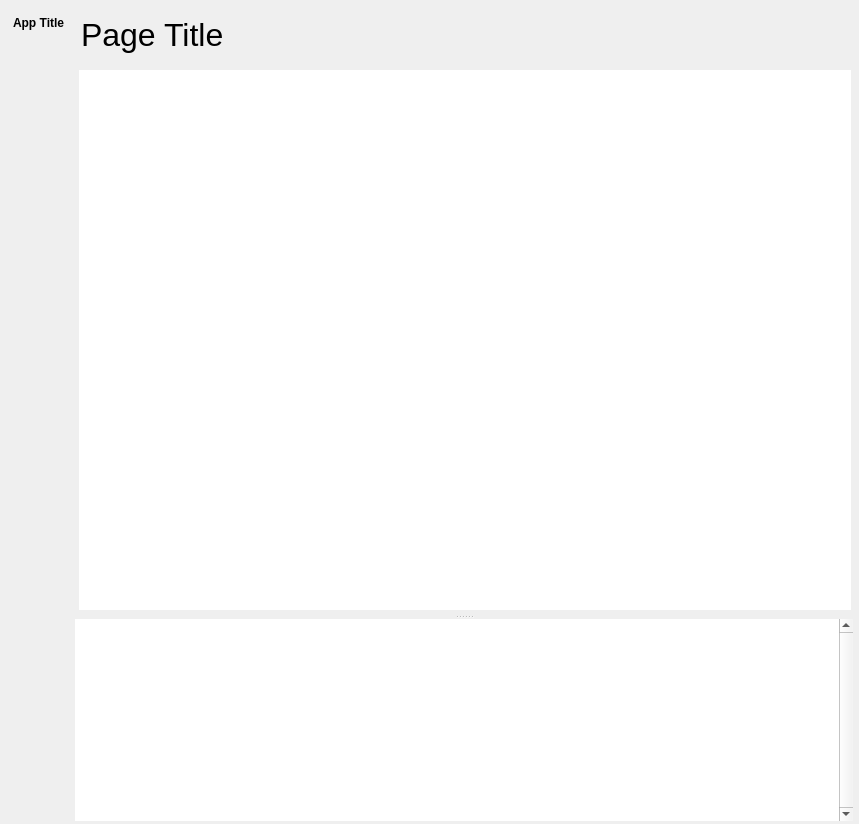
<?xml version="1.0" encoding="UTF-8"?>
<ui version="4.0">
 <class>MainWindow</class>
 <widget class="QMainWindow" name="MainWindow">
  <property name="geometry">
   <rect>
    <x>0</x>
    <y>0</y>
    <width>859</width>
    <height>824</height>
   </rect>
  </property>
  <property name="sizePolicy">
   <sizepolicy hsizetype="Preferred" vsizetype="Preferred">
    <horstretch>1</horstretch>
    <verstretch>1</verstretch>
   </sizepolicy>
  </property>
  <property name="minimumSize">
   <size>
    <width>400</width>
    <height>400</height>
   </size>
  </property>
  <property name="palette">
   <palette>
    <active>
     <colorrole role="Highlight">
      <brush brushstyle="SolidPattern">
       <color alpha="255">
        <red>160</red>
        <green>160</green>
        <blue>160</blue>
       </color>
      </brush>
     </colorrole>
    </active>
    <inactive>
     <colorrole role="Highlight">
      <brush brushstyle="SolidPattern">
       <color alpha="255">
        <red>160</red>
        <green>160</green>
        <blue>160</blue>
       </color>
      </brush>
     </colorrole>
    </inactive>
    <disabled>
     <colorrole role="Highlight">
      <brush brushstyle="SolidPattern">
       <color alpha="255">
        <red>0</red>
        <green>120</green>
        <blue>215</blue>
       </color>
      </brush>
     </colorrole>
    </disabled>
   </palette>
  </property>
  <property name="font">
   <font>
    <stylestrategy>PreferAntialias</stylestrategy>
   </font>
  </property>
  <property name="acceptDrops">
   <bool>true</bool>
  </property>
  <property name="windowTitle">
   <string>Conan App Launcher</string>
  </property>
  <property name="windowIcon">
   <iconset>
    <normaloff>:/icons/icon.ico</normaloff>:/icons/icon.ico</iconset>
  </property>
  <widget class="QWidget" name="central_widget">
   <property name="sizePolicy">
    <sizepolicy hsizetype="Expanding" vsizetype="Expanding">
     <horstretch>1</horstretch>
     <verstretch>1</verstretch>
    </sizepolicy>
   </property>
   <layout class="QVBoxLayout" name="central_widget_layout">
    <property name="spacing">
     <number>0</number>
    </property>
    <property name="leftMargin">
     <number>2</number>
    </property>
    <property name="topMargin">
     <number>0</number>
    </property>
    <property name="rightMargin">
     <number>1</number>
    </property>
    <property name="bottomMargin">
     <number>1</number>
    </property>
    <item>
     <widget class="QFrame" name="main_frame">
      <property name="frameShape">
       <enum>QFrame::NoFrame</enum>
      </property>
      <property name="frameShadow">
       <enum>QFrame::Raised</enum>
      </property>
      <property name="lineWidth">
       <number>0</number>
      </property>
      <layout class="QGridLayout" name="main_frame_layout" rowstretch="1,10" columnstretch="1,20">
       <property name="leftMargin">
        <number>0</number>
       </property>
       <property name="topMargin">
        <number>0</number>
       </property>
       <property name="rightMargin">
        <number>3</number>
       </property>
       <property name="bottomMargin">
        <number>1</number>
       </property>
       <property name="spacing">
        <number>0</number>
       </property>
       <item row="0" column="1">
        <widget class="QFrame" name="top_frame">
         <property name="minimumSize">
          <size>
           <width>0</width>
           <height>55</height>
          </size>
         </property>
         <property name="maximumSize">
          <size>
           <width>16777215</width>
           <height>70</height>
          </size>
         </property>
         <property name="lineWidth">
          <number>0</number>
         </property>
         <layout class="QHBoxLayout" name="top_frame_layout">
          <property name="spacing">
           <number>0</number>
          </property>
          <property name="leftMargin">
           <number>1</number>
          </property>
          <property name="topMargin">
           <number>0</number>
          </property>
          <property name="rightMargin">
           <number>0</number>
          </property>
          <property name="bottomMargin">
           <number>0</number>
          </property>
          <item>
           <widget class="QFrame" name="top_center_frame">
            <property name="minimumSize">
             <size>
              <width>55</width>
              <height>0</height>
             </size>
            </property>
            <property name="maximumSize">
             <size>
              <width>16777214</width>
              <height>100</height>
             </size>
            </property>
            <layout class="QHBoxLayout" name="top_center_frame_layout">
             <property name="leftMargin">
              <number>5</number>
             </property>
             <property name="topMargin">
              <number>1</number>
             </property>
             <property name="rightMargin">
              <number>0</number>
             </property>
             <property name="bottomMargin">
              <number>2</number>
             </property>
             <item>
              <widget class="QLabel" name="page_title">
               <property name="sizePolicy">
                <sizepolicy hsizetype="Minimum" vsizetype="MinimumExpanding">
                 <horstretch>0</horstretch>
                 <verstretch>0</verstretch>
                </sizepolicy>
               </property>
               <property name="font">
                <font>
                 <pointsize>24</pointsize>
                 <stylestrategy>PreferAntialias</stylestrategy>
                </font>
               </property>
               <property name="text">
                <string>Page Title</string>
               </property>
              </widget>
             </item>
             <item>
              <widget class="QFrame" name="top_center_right_frame">
               <property name="sizePolicy">
                <sizepolicy hsizetype="MinimumExpanding" vsizetype="Preferred">
                 <horstretch>0</horstretch>
                 <verstretch>0</verstretch>
                </sizepolicy>
               </property>
               <property name="minimumSize">
                <size>
                 <width>0</width>
                 <height>0</height>
                </size>
               </property>
               <layout class="QVBoxLayout" name="verticalLayout_10">
                <property name="spacing">
                 <number>0</number>
                </property>
                <property name="leftMargin">
                 <number>9</number>
                </property>
                <property name="topMargin">
                 <number>0</number>
                </property>
                <property name="rightMargin">
                 <number>3</number>
                </property>
                <property name="bottomMargin">
                 <number>0</number>
                </property>
                <item>
                 <widget class="QFrame" name="window_btns_frame">
                  <property name="minimumSize">
                   <size>
                    <width>0</width>
                    <height>60</height>
                   </size>
                  </property>
                  <property name="maximumSize">
                   <size>
                    <width>165</width>
                    <height>60</height>
                   </size>
                  </property>
                  <property name="layoutDirection">
                   <enum>Qt::RightToLeft</enum>
                  </property>
                  <property name="frameShape">
                   <enum>QFrame::NoFrame</enum>
                  </property>
                  <layout class="QHBoxLayout" name="horizontalLayout_4">
                   <property name="spacing">
                    <number>0</number>
                   </property>
                   <property name="leftMargin">
                    <number>0</number>
                   </property>
                   <property name="topMargin">
                    <number>0</number>
                   </property>
                   <property name="rightMargin">
                    <number>0</number>
                   </property>
                   <property name="bottomMargin">
                    <number>0</number>
                   </property>
                   <item>
                    <widget class="QPushButton" name="close_button">
                     <property name="minimumSize">
                      <size>
                       <width>55</width>
                       <height>50</height>
                      </size>
                     </property>
                     <property name="text">
                      <string/>
                     </property>
                     <property name="icon">
                      <iconset>
                       <normalon>../../assets/icons/material/close.svg</normalon>
                      </iconset>
                     </property>
                     <property name="iconSize">
                      <size>
                       <width>20</width>
                       <height>20</height>
                      </size>
                     </property>
                     <property name="flat">
                      <bool>true</bool>
                     </property>
                    </widget>
                   </item>
                   <item>
                    <widget class="QPushButton" name="restore_max_button">
                     <property name="minimumSize">
                      <size>
                       <width>55</width>
                       <height>50</height>
                      </size>
                     </property>
                     <property name="text">
                      <string/>
                     </property>
                     <property name="icon">
                      <iconset>
                       <normalon>../../assets/icons/material/restore.svg</normalon>
                      </iconset>
                     </property>
                     <property name="iconSize">
                      <size>
                       <width>20</width>
                       <height>20</height>
                      </size>
                     </property>
                     <property name="flat">
                      <bool>true</bool>
                     </property>
                    </widget>
                   </item>
                   <item>
                    <widget class="QPushButton" name="minimize_button">
                     <property name="minimumSize">
                      <size>
                       <width>55</width>
                       <height>50</height>
                      </size>
                     </property>
                     <property name="text">
                      <string/>
                     </property>
                     <property name="icon">
                      <iconset>
                       <normalon>../../assets/icons/material/minus.svg</normalon>
                      </iconset>
                     </property>
                     <property name="iconSize">
                      <size>
                       <width>20</width>
                       <height>20</height>
                      </size>
                     </property>
                     <property name="flat">
                      <bool>true</bool>
                     </property>
                    </widget>
                   </item>
                  </layout>
                 </widget>
                </item>
                <item>
                 <spacer name="verticalSpacer_3">
                  <property name="orientation">
                   <enum>Qt::Vertical</enum>
                  </property>
                  <property name="sizeHint" stdset="0">
                   <size>
                    <width>20</width>
                    <height>40</height>
                   </size>
                  </property>
                 </spacer>
                </item>
               </layout>
              </widget>
             </item>
            </layout>
           </widget>
          </item>
         </layout>
        </widget>
       </item>
       <item row="1" column="1">
        <widget class="QFrame" name="center_frame">
         <property name="frameShape">
          <enum>QFrame::NoFrame</enum>
         </property>
         <property name="frameShadow">
          <enum>QFrame::Raised</enum>
         </property>
         <layout class="QHBoxLayout" name="center_frame_layout" stretch="0,0">
          <property name="spacing">
           <number>0</number>
          </property>
          <property name="sizeConstraint">
           <enum>QLayout::SetDefaultConstraint</enum>
          </property>
          <property name="leftMargin">
           <number>0</number>
          </property>
          <property name="topMargin">
           <number>0</number>
          </property>
          <property name="rightMargin">
           <number>2</number>
          </property>
          <property name="bottomMargin">
           <number>0</number>
          </property>
          <item>
           <widget class="QFrame" name="page_frame">
            <property name="frameShape">
             <enum>QFrame::NoFrame</enum>
            </property>
            <property name="frameShadow">
             <enum>QFrame::Raised</enum>
            </property>
            <layout class="QVBoxLayout" name="page_frame_layout" stretch="0">
             <property name="spacing">
              <number>0</number>
             </property>
             <property name="sizeConstraint">
              <enum>QLayout::SetMinAndMaxSize</enum>
             </property>
             <property name="leftMargin">
              <number>0</number>
             </property>
             <property name="topMargin">
              <number>0</number>
             </property>
             <property name="rightMargin">
              <number>0</number>
             </property>
             <property name="bottomMargin">
              <number>0</number>
             </property>
             <item>
              <widget class="QSplitter" name="content_footer_splitter">
               <property name="orientation">
                <enum>Qt::Vertical</enum>
               </property>
               <property name="childrenCollapsible">
                <bool>false</bool>
               </property>
               <widget class="QFrame" name="content_frame">
                <property name="sizePolicy">
                 <sizepolicy hsizetype="Preferred" vsizetype="Preferred">
                  <horstretch>0</horstretch>
                  <verstretch>0</verstretch>
                 </sizepolicy>
                </property>
                <property name="minimumSize">
                 <size>
                  <width>0</width>
                  <height>300</height>
                 </size>
                </property>
                <property name="frameShape">
                 <enum>QFrame::NoFrame</enum>
                </property>
                <property name="frameShadow">
                 <enum>QFrame::Raised</enum>
                </property>
                <layout class="QVBoxLayout" name="content_frame_layout">
                 <property name="spacing">
                  <number>0</number>
                 </property>
                 <property name="sizeConstraint">
                  <enum>QLayout::SetMinAndMaxSize</enum>
                 </property>
                 <property name="leftMargin">
                  <number>2</number>
                 </property>
                 <property name="topMargin">
                  <number>0</number>
                 </property>
                 <property name="rightMargin">
                  <number>2</number>
                 </property>
                 <property name="bottomMargin">
                  <number>5</number>
                 </property>
                 <item>
                  <widget class="QStackedWidget" name="page_stacked_widget">
                   <property name="sizePolicy">
                    <sizepolicy hsizetype="Preferred" vsizetype="Preferred">
                     <horstretch>0</horstretch>
                     <verstretch>0</verstretch>
                    </sizepolicy>
                   </property>
                   <property name="currentIndex">
                    <number>0</number>
                   </property>
                   <widget class="QWidget" name="page">
                    <layout class="QVBoxLayout" name="page_layout">
                     <property name="sizeConstraint">
                      <enum>QLayout::SetMaximumSize</enum>
                     </property>
                     <property name="leftMargin">
                      <number>2</number>
                     </property>
                     <property name="topMargin">
                      <number>0</number>
                     </property>
                     <property name="rightMargin">
                      <number>0</number>
                     </property>
                     <property name="bottomMargin">
                      <number>0</number>
                     </property>
                     <item>
                      <widget class="QListView" name="listView_2">
                       <property name="sizePolicy">
                        <sizepolicy hsizetype="Preferred" vsizetype="Preferred">
                         <horstretch>0</horstretch>
                         <verstretch>0</verstretch>
                        </sizepolicy>
                       </property>
                       <property name="minimumSize">
                        <size>
                         <width>0</width>
                         <height>400</height>
                        </size>
                       </property>
                       <property name="frameShape">
                        <enum>QFrame::NoFrame</enum>
                       </property>
                       <property name="frameShadow">
                        <enum>QFrame::Plain</enum>
                       </property>
                       <property name="horizontalScrollBarPolicy">
                        <enum>Qt::ScrollBarAlwaysOff</enum>
                       </property>
                       <property name="horizontalScrollMode">
                        <enum>QAbstractItemView::ScrollPerPixel</enum>
                       </property>
                      </widget>
                     </item>
                    </layout>
                   </widget>
                  </widget>
                 </item>
                </layout>
               </widget>
               <widget class="QFrame" name="page_footer">
                <property name="sizePolicy">
                 <sizepolicy hsizetype="Preferred" vsizetype="Ignored">
                  <horstretch>0</horstretch>
                  <verstretch>0</verstretch>
                 </sizepolicy>
                </property>
                <property name="minimumSize">
                 <size>
                  <width>0</width>
                  <height>150</height>
                 </size>
                </property>
                <property name="maximumSize">
                 <size>
                  <width>16777215</width>
                  <height>500</height>
                 </size>
                </property>
                <property name="frameShape">
                 <enum>QFrame::NoFrame</enum>
                </property>
                <property name="frameShadow">
                 <enum>QFrame::Raised</enum>
                </property>
                <layout class="QVBoxLayout" name="page_footer_layout">
                 <property name="spacing">
                  <number>0</number>
                 </property>
                 <property name="sizeConstraint">
                  <enum>QLayout::SetMinAndMaxSize</enum>
                 </property>
                 <property name="leftMargin">
                  <number>0</number>
                 </property>
                 <property name="topMargin">
                  <number>0</number>
                 </property>
                 <property name="rightMargin">
                  <number>0</number>
                 </property>
                 <property name="bottomMargin">
                  <number>1</number>
                 </property>
                 <item>
                  <widget class="QTextBrowser" name="console">
                   <property name="sizePolicy">
                    <sizepolicy hsizetype="Ignored" vsizetype="MinimumExpanding">
                     <horstretch>0</horstretch>
                     <verstretch>0</verstretch>
                    </sizepolicy>
                   </property>
                   <property name="minimumSize">
                    <size>
                     <width>0</width>
                     <height>150</height>
                    </size>
                   </property>
                   <property name="baseSize">
                    <size>
                     <width>832</width>
                     <height>200</height>
                    </size>
                   </property>
                   <property name="font">
                    <font>
                     <family>Consolas</family>
                     <stylestrategy>PreferAntialias</stylestrategy>
                    </font>
                   </property>
                   <property name="styleSheet">
                    <string notr="true"/>
                   </property>
                   <property name="frameShape">
                    <enum>QFrame::NoFrame</enum>
                   </property>
                   <property name="frameShadow">
                    <enum>QFrame::Raised</enum>
                   </property>
                   <property name="verticalScrollBarPolicy">
                    <enum>Qt::ScrollBarAlwaysOn</enum>
                   </property>
                   <property name="sizeAdjustPolicy">
                    <enum>QAbstractScrollArea::AdjustToContents</enum>
                   </property>
                   <property name="autoFormatting">
                    <set>QTextEdit::AutoAll</set>
                   </property>
                   <property name="tabChangesFocus">
                    <bool>true</bool>
                   </property>
                   <property name="readOnly">
                    <bool>true</bool>
                   </property>
                   <property name="html">
                    <string notr="true">&lt;!DOCTYPE HTML PUBLIC &quot;-//W3C//DTD HTML 4.0//EN&quot; &quot;http://www.w3.org/TR/REC-html40/strict.dtd&quot;&gt;
&lt;html&gt;&lt;head&gt;&lt;meta name=&quot;qrichtext&quot; content=&quot;1&quot; /&gt;&lt;meta charset=&quot;utf-8&quot; /&gt;&lt;style type=&quot;text/css&quot;&gt;
p, li { white-space: pre-wrap; }
hr { height: 1px; border-width: 0; }
li.unchecked::marker { content: &quot;\2610&quot;; }
li.checked::marker { content: &quot;\2612&quot;; }
&lt;/style&gt;&lt;/head&gt;&lt;body style=&quot; font-family:'Consolas'; font-size:9pt; font-weight:400; font-style:normal;&quot;&gt;
&lt;p style=&quot;-qt-paragraph-type:empty; margin-top:0px; margin-bottom:0px; margin-left:0px; margin-right:0px; -qt-block-indent:0; text-indent:0px; font-family:'Cascadia Mono';&quot;&gt;&lt;br /&gt;&lt;/p&gt;&lt;/body&gt;&lt;/html&gt;</string>
                   </property>
                   <property name="openExternalLinks">
                    <bool>true</bool>
                   </property>
                  </widget>
                 </item>
                </layout>
               </widget>
              </widget>
             </item>
            </layout>
           </widget>
          </item>
          <item>
           <widget class="QFrame" name="right_menu_frame">
            <property name="sizePolicy">
             <sizepolicy hsizetype="MinimumExpanding" vsizetype="MinimumExpanding">
              <horstretch>0</horstretch>
              <verstretch>0</verstretch>
             </sizepolicy>
            </property>
            <property name="minimumSize">
             <size>
              <width>0</width>
              <height>0</height>
             </size>
            </property>
            <property name="maximumSize">
             <size>
              <width>0</width>
              <height>16777215</height>
             </size>
            </property>
            <property name="baseSize">
             <size>
              <width>0</width>
              <height>0</height>
             </size>
            </property>
            <property name="frameShape">
             <enum>QFrame::StyledPanel</enum>
            </property>
            <property name="frameShadow">
             <enum>QFrame::Sunken</enum>
            </property>
            <property name="lineWidth">
             <number>1</number>
            </property>
            <layout class="QVBoxLayout" name="right_menu_frame_layout">
             <property name="leftMargin">
              <number>0</number>
             </property>
             <property name="topMargin">
              <number>0</number>
             </property>
             <property name="rightMargin">
              <number>4</number>
             </property>
             <property name="bottomMargin">
              <number>5</number>
             </property>
             <item>
              <widget class="QScrollArea" name="right_menu_scroll_area">
               <property name="sizePolicy">
                <sizepolicy hsizetype="Expanding" vsizetype="MinimumExpanding">
                 <horstretch>0</horstretch>
                 <verstretch>0</verstretch>
                </sizepolicy>
               </property>
               <property name="minimumSize">
                <size>
                 <width>0</width>
                 <height>0</height>
                </size>
               </property>
               <property name="frameShape">
                <enum>QFrame::NoFrame</enum>
               </property>
               <property name="verticalScrollBarPolicy">
                <enum>Qt::ScrollBarAsNeeded</enum>
               </property>
               <property name="horizontalScrollBarPolicy">
                <enum>Qt::ScrollBarAlwaysOff</enum>
               </property>
               <property name="sizeAdjustPolicy">
                <enum>QAbstractScrollArea::AdjustToContents</enum>
               </property>
               <property name="widgetResizable">
                <bool>true</bool>
               </property>
               <widget class="QWidget" name="right_menu_scroll_area_widgets">
                <property name="geometry">
                 <rect>
                  <x>0</x>
                  <y>0</y>
                  <width>93</width>
                  <height>745</height>
                 </rect>
                </property>
                <property name="minimumSize">
                 <size>
                  <width>0</width>
                  <height>0</height>
                 </size>
                </property>
                <layout class="QVBoxLayout" name="right_menu_scroll_area_widgets_layout">
                 <property name="spacing">
                  <number>2</number>
                 </property>
                 <property name="leftMargin">
                  <number>0</number>
                 </property>
                 <property name="topMargin">
                  <number>2</number>
                 </property>
                 <property name="rightMargin">
                  <number>0</number>
                 </property>
                 <property name="bottomMargin">
                  <number>0</number>
                 </property>
                 <item>
                  <widget class="QFrame" name="right_menu_content_frame">
                   <property name="sizePolicy">
                    <sizepolicy hsizetype="Preferred" vsizetype="MinimumExpanding">
                     <horstretch>0</horstretch>
                     <verstretch>0</verstretch>
                    </sizepolicy>
                   </property>
                   <property name="frameShadow">
                    <enum>QFrame::Raised</enum>
                   </property>
                   <layout class="QVBoxLayout" name="right_menu_content_frame_layout">
                    <property name="spacing">
                     <number>0</number>
                    </property>
                    <property name="leftMargin">
                     <number>0</number>
                    </property>
                    <property name="topMargin">
                     <number>0</number>
                    </property>
                    <property name="rightMargin">
                     <number>0</number>
                    </property>
                    <property name="bottomMargin">
                     <number>0</number>
                    </property>
                    <item>
                     <widget class="QStackedWidget" name="right_menu_top_content_sw">
                      <property name="sizePolicy">
                       <sizepolicy hsizetype="Preferred" vsizetype="MinimumExpanding">
                        <horstretch>0</horstretch>
                        <verstretch>0</verstretch>
                       </sizepolicy>
                      </property>
                      <property name="minimumSize">
                       <size>
                        <width>0</width>
                        <height>100</height>
                       </size>
                      </property>
                      <widget class="QWidget" name="dummy_page_t">
                       <property name="sizePolicy">
                        <sizepolicy hsizetype="Preferred" vsizetype="MinimumExpanding">
                         <horstretch>0</horstretch>
                         <verstretch>0</verstretch>
                        </sizepolicy>
                       </property>
                       <layout class="QVBoxLayout" name="dummy_layout2">
                        <item>
                         <widget class="QPushButton" name="pushButton_6">
                          <property name="text">
                           <string>PushButton</string>
                          </property>
                         </widget>
                        </item>
                        <item>
                         <spacer name="verticalSpacer_2">
                          <property name="orientation">
                           <enum>Qt::Vertical</enum>
                          </property>
                          <property name="sizeHint" stdset="0">
                           <size>
                            <width>20</width>
                            <height>40</height>
                           </size>
                          </property>
                         </spacer>
                        </item>
                       </layout>
                      </widget>
                     </widget>
                    </item>
                    <item>
                     <widget class="QStackedWidget" name="right_menu_bottom_content_sw">
                      <property name="sizePolicy">
                       <sizepolicy hsizetype="Preferred" vsizetype="MinimumExpanding">
                        <horstretch>0</horstretch>
                        <verstretch>0</verstretch>
                       </sizepolicy>
                      </property>
                      <property name="minimumSize">
                       <size>
                        <width>0</width>
                        <height>100</height>
                       </size>
                      </property>
                      <widget class="QWidget" name="dummy_page_b">
                       <property name="sizePolicy">
                        <sizepolicy hsizetype="Preferred" vsizetype="MinimumExpanding">
                         <horstretch>0</horstretch>
                         <verstretch>0</verstretch>
                        </sizepolicy>
                       </property>
                       <property name="styleSheet">
                        <string notr="true"/>
                       </property>
                       <layout class="QVBoxLayout" name="dummy_layout">
                        <item>
                         <widget class="QPushButton" name="pushButton">
                          <property name="sizePolicy">
                           <sizepolicy hsizetype="Minimum" vsizetype="Fixed">
                            <horstretch>0</horstretch>
                            <verstretch>0</verstretch>
                           </sizepolicy>
                          </property>
                          <property name="minimumSize">
                           <size>
                            <width>0</width>
                            <height>50</height>
                           </size>
                          </property>
                          <property name="text">
                           <string>PushButton</string>
                          </property>
                         </widget>
                        </item>
                        <item>
                         <spacer name="verticalSpacer">
                          <property name="orientation">
                           <enum>Qt::Vertical</enum>
                          </property>
                          <property name="sizeType">
                           <enum>QSizePolicy::MinimumExpanding</enum>
                          </property>
                          <property name="sizeHint" stdset="0">
                           <size>
                            <width>20</width>
                            <height>5</height>
                           </size>
                          </property>
                         </spacer>
                        </item>
                       </layout>
                      </widget>
                     </widget>
                    </item>
                   </layout>
                  </widget>
                 </item>
                </layout>
               </widget>
              </widget>
             </item>
            </layout>
           </widget>
          </item>
         </layout>
        </widget>
       </item>
       <item row="0" column="0" rowspan="2">
        <widget class="QFrame" name="left_menu_frame">
         <property name="styleSheet">
          <string notr="true"/>
         </property>
         <property name="frameShape">
          <enum>QFrame::NoFrame</enum>
         </property>
         <property name="frameShadow">
          <enum>QFrame::Raised</enum>
         </property>
         <layout class="QVBoxLayout" name="left_menu_frame_layout">
          <property name="spacing">
           <number>0</number>
          </property>
          <property name="leftMargin">
           <number>3</number>
          </property>
          <property name="topMargin">
           <number>0</number>
          </property>
          <property name="rightMargin">
           <number>0</number>
          </property>
          <property name="bottomMargin">
           <number>0</number>
          </property>
          <item>
           <widget class="QFrame" name="left_menu_top_subframe">
            <property name="frameShape">
             <enum>QFrame::NoFrame</enum>
            </property>
            <property name="frameShadow">
             <enum>QFrame::Raised</enum>
            </property>
            <layout class="QVBoxLayout" name="left_menu_top_subframe_layout">
             <property name="spacing">
              <number>15</number>
             </property>
             <property name="leftMargin">
              <number>3</number>
             </property>
             <property name="topMargin">
              <number>5</number>
             </property>
             <property name="rightMargin">
              <number>3</number>
             </property>
             <property name="bottomMargin">
              <number>0</number>
             </property>
             <item>
              <widget class="QLabel" name="title_label">
               <property name="minimumSize">
                <size>
                 <width>0</width>
                 <height>30</height>
                </size>
               </property>
               <property name="font">
                <font>
                 <italic>false</italic>
                 <bold>true</bold>
                 <stylestrategy>PreferAntialias</stylestrategy>
                </font>
               </property>
               <property name="styleSheet">
                <string notr="true">font: bold</string>
               </property>
               <property name="text">
                <string>App Title</string>
               </property>
               <property name="alignment">
                <set>Qt::AlignBottom|Qt::AlignLeading|Qt::AlignLeft</set>
               </property>
               <property name="margin">
                <number>0</number>
               </property>
               <property name="indent">
                <number>5</number>
               </property>
              </widget>
             </item>
             <item>
              <widget class="QPushButton" name="toggle_left_menu_button">
               <property name="sizePolicy">
                <sizepolicy hsizetype="Minimum" vsizetype="Fixed">
                 <horstretch>0</horstretch>
                 <verstretch>0</verstretch>
                </sizepolicy>
               </property>
               <property name="minimumSize">
                <size>
                 <width>64</width>
                 <height>45</height>
                </size>
               </property>
               <property name="maximumSize">
                <size>
                 <width>64</width>
                 <height>45</height>
                </size>
               </property>
               <property name="toolTip">
                <string>Expand/Collapse Menu</string>
               </property>
               <property name="text">
                <string/>
               </property>
               <property name="icon">
                <iconset>
                 <normaloff>../../../../../../Users/peter/.designer/assets/icons/menu_stripes.png</normaloff>../../../../../../Users/peter/.designer/assets/icons/menu_stripes.png</iconset>
               </property>
               <property name="iconSize">
                <size>
                 <width>32</width>
                 <height>32</height>
                </size>
               </property>
               <property name="checkable">
                <bool>false</bool>
               </property>
               <property name="default">
                <bool>false</bool>
               </property>
               <property name="flat">
                <bool>true</bool>
               </property>
              </widget>
             </item>
            </layout>
           </widget>
          </item>
          <item>
           <widget class="QFrame" name="left_menu_middle_subframe">
            <property name="minimumSize">
             <size>
              <width>0</width>
              <height>0</height>
             </size>
            </property>
            <property name="frameShape">
             <enum>QFrame::NoFrame</enum>
            </property>
            <property name="frameShadow">
             <enum>QFrame::Raised</enum>
            </property>
            <layout class="QVBoxLayout" name="left_menu_middle_subframe_layout">
             <property name="leftMargin">
              <number>3</number>
             </property>
             <property name="rightMargin">
              <number>3</number>
             </property>
             <property name="bottomMargin">
              <number>0</number>
             </property>
            </layout>
           </widget>
          </item>
          <item>
           <widget class="QFrame" name="left_menu_bottom_subframe">
            <property name="frameShape">
             <enum>QFrame::NoFrame</enum>
            </property>
            <property name="frameShadow">
             <enum>QFrame::Raised</enum>
            </property>
            <layout class="QVBoxLayout" name="left_menu_bottom_subframe_layout">
             <property name="spacing">
              <number>5</number>
             </property>
             <property name="leftMargin">
              <number>3</number>
             </property>
             <property name="topMargin">
              <number>0</number>
             </property>
             <property name="rightMargin">
              <number>3</number>
             </property>
             <property name="bottomMargin">
              <number>10</number>
             </property>
             <item>
              <spacer name="left_menu_bottom_vspacer">
               <property name="orientation">
                <enum>Qt::Vertical</enum>
               </property>
               <property name="sizeHint" stdset="0">
                <size>
                 <width>20</width>
                 <height>40</height>
                </size>
               </property>
              </spacer>
             </item>
             <item>
              <widget class="QPushButton" name="settings_button">
               <property name="minimumSize">
                <size>
                 <width>64</width>
                 <height>50</height>
                </size>
               </property>
               <property name="maximumSize">
                <size>
                 <width>64</width>
                 <height>16777215</height>
                </size>
               </property>
               <property name="toolTip">
                <string>Show Settings Menu</string>
               </property>
               <property name="text">
                <string/>
               </property>
               <property name="icon">
                <iconset>
                 <normalon>../../../../../../Users/peter/.designer/assets/icons/settings.png</normalon>
                </iconset>
               </property>
               <property name="iconSize">
                <size>
                 <width>32</width>
                 <height>32</height>
                </size>
               </property>
               <property name="checkable">
                <bool>true</bool>
               </property>
               <property name="checked">
                <bool>false</bool>
               </property>
               <property name="flat">
                <bool>true</bool>
               </property>
              </widget>
             </item>
            </layout>
           </widget>
          </item>
         </layout>
        </widget>
       </item>
      </layout>
     </widget>
    </item>
   </layout>
  </widget>
 </widget>
 <resources/>
 <connections/>
</ui>
